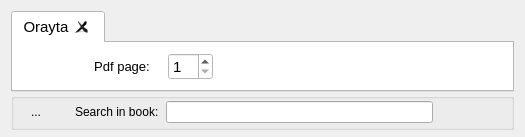
  <widget class="QWidget" name="centralWidget">
   <property name="sizePolicy">
    <sizepolicy hsizetype="Expanding" vsizetype="Expanding">
     <horstretch>1</horstretch>
     <verstretch>1</verstretch>
    </sizepolicy>
   </property>
   <property name="layoutDirection">
    <enum>Qt::LeftToRight</enum>
   </property>
   <layout class="QVBoxLayout" name="verticalLayout_2">
    <property name="bottomMargin">
     <number>7</number>
    </property>
    <item>
     <layout class="QVBoxLayout" name="verticalLayout_12">
      <property name="spacing">
       <number>1</number>
      </property>
      <property name="topMargin">
       <number>0</number>
      </property>
      <item>
       <widget class="QTabWidget" name="viewTab">
        <property name="palette">
         <palette>
          <active>
           <colorrole role="WindowText">
            <brush brushstyle="SolidPattern">
             <color alpha="255">
              <red>0</red>
              <green>0</green>
              <blue>0</blue>
             </color>
            </brush>
           </colorrole>
           <colorrole role="Button">
            <brush brushstyle="SolidPattern">
             <color alpha="255">
              <red>255</red>
              <green>255</green>
              <blue>255</blue>
             </color>
            </brush>
           </colorrole>
           <colorrole role="Light">
            <brush brushstyle="SolidPattern">
             <color alpha="255">
              <red>255</red>
              <green>255</green>
              <blue>255</blue>
             </color>
            </brush>
           </colorrole>
           <colorrole role="Midlight">
            <brush brushstyle="SolidPattern">
             <color alpha="255">
              <red>255</red>
              <green>255</green>
              <blue>255</blue>
             </color>
            </brush>
           </colorrole>
           <colorrole role="Dark">
            <brush brushstyle="SolidPattern">
             <color alpha="255">
              <red>127</red>
              <green>127</green>
              <blue>127</blue>
             </color>
            </brush>
           </colorrole>
           <colorrole role="Mid">
            <brush brushstyle="SolidPattern">
             <color alpha="255">
              <red>170</red>
              <green>170</green>
              <blue>170</blue>
             </color>
            </brush>
           </colorrole>
           <colorrole role="Text">
            <brush brushstyle="SolidPattern">
             <color alpha="255">
              <red>0</red>
              <green>0</green>
              <blue>0</blue>
             </color>
            </brush>
           </colorrole>
           <colorrole role="BrightText">
            <brush brushstyle="SolidPattern">
             <color alpha="255">
              <red>255</red>
              <green>255</green>
              <blue>255</blue>
             </color>
            </brush>
           </colorrole>
           <colorrole role="ButtonText">
            <brush brushstyle="SolidPattern">
             <color alpha="255">
              <red>0</red>
              <green>0</green>
              <blue>0</blue>
             </color>
            </brush>
           </colorrole>
           <colorrole role="Base">
            <brush brushstyle="SolidPattern">
             <color alpha="255">
              <red>255</red>
              <green>255</green>
              <blue>255</blue>
             </color>
            </brush>
           </colorrole>
           <colorrole role="Window">
            <brush brushstyle="SolidPattern">
             <color alpha="255">
              <red>255</red>
              <green>255</green>
              <blue>255</blue>
             </color>
            </brush>
           </colorrole>
           <colorrole role="Shadow">
            <brush brushstyle="SolidPattern">
             <color alpha="255">
              <red>0</red>
              <green>0</green>
              <blue>0</blue>
             </color>
            </brush>
           </colorrole>
           <colorrole role="AlternateBase">
            <brush brushstyle="SolidPattern">
             <color alpha="255">
              <red>255</red>
              <green>255</green>
              <blue>255</blue>
             </color>
            </brush>
           </colorrole>
           <colorrole role="ToolTipBase">
            <brush brushstyle="SolidPattern">
             <color alpha="255">
              <red>255</red>
              <green>255</green>
              <blue>220</blue>
             </color>
            </brush>
           </colorrole>
           <colorrole role="ToolTipText">
            <brush brushstyle="SolidPattern">
             <color alpha="255">
              <red>0</red>
              <green>0</green>
              <blue>0</blue>
             </color>
            </brush>
           </colorrole>
          </active>
          <inactive>
           <colorrole role="WindowText">
            <brush brushstyle="SolidPattern">
             <color alpha="255">
              <red>0</red>
              <green>0</green>
              <blue>0</blue>
             </color>
            </brush>
           </colorrole>
           <colorrole role="Button">
            <brush brushstyle="SolidPattern">
             <color alpha="255">
              <red>255</red>
              <green>255</green>
              <blue>255</blue>
             </color>
            </brush>
           </colorrole>
           <colorrole role="Light">
            <brush brushstyle="SolidPattern">
             <color alpha="255">
              <red>255</red>
              <green>255</green>
              <blue>255</blue>
             </color>
            </brush>
           </colorrole>
           <colorrole role="Midlight">
            <brush brushstyle="SolidPattern">
             <color alpha="255">
              <red>255</red>
              <green>255</green>
              <blue>255</blue>
             </color>
            </brush>
           </colorrole>
           <colorrole role="Dark">
            <brush brushstyle="SolidPattern">
             <color alpha="255">
              <red>127</red>
              <green>127</green>
              <blue>127</blue>
             </color>
            </brush>
           </colorrole>
           <colorrole role="Mid">
            <brush brushstyle="SolidPattern">
             <color alpha="255">
              <red>170</red>
              <green>170</green>
              <blue>170</blue>
             </color>
            </brush>
           </colorrole>
           <colorrole role="Text">
            <brush brushstyle="SolidPattern">
             <color alpha="255">
              <red>0</red>
              <green>0</green>
              <blue>0</blue>
             </color>
            </brush>
           </colorrole>
           <colorrole role="BrightText">
            <brush brushstyle="SolidPattern">
             <color alpha="255">
              <red>255</red>
              <green>255</green>
              <blue>255</blue>
             </color>
            </brush>
           </colorrole>
           <colorrole role="ButtonText">
            <brush brushstyle="SolidPattern">
             <color alpha="255">
              <red>0</red>
              <green>0</green>
              <blue>0</blue>
             </color>
            </brush>
           </colorrole>
           <colorrole role="Base">
            <brush brushstyle="SolidPattern">
             <color alpha="255">
              <red>255</red>
              <green>255</green>
              <blue>255</blue>
             </color>
            </brush>
           </colorrole>
           <colorrole role="Window">
            <brush brushstyle="SolidPattern">
             <color alpha="255">
              <red>255</red>
              <green>255</green>
              <blue>255</blue>
             </color>
            </brush>
           </colorrole>
           <colorrole role="Shadow">
            <brush brushstyle="SolidPattern">
             <color alpha="255">
              <red>0</red>
              <green>0</green>
              <blue>0</blue>
             </color>
            </brush>
           </colorrole>
           <colorrole role="AlternateBase">
            <brush brushstyle="SolidPattern">
             <color alpha="255">
              <red>255</red>
              <green>255</green>
              <blue>255</blue>
             </color>
            </brush>
           </colorrole>
           <colorrole role="ToolTipBase">
            <brush brushstyle="SolidPattern">
             <color alpha="255">
              <red>255</red>
              <green>255</green>
              <blue>220</blue>
             </color>
            </brush>
           </colorrole>
           <colorrole role="ToolTipText">
            <brush brushstyle="SolidPattern">
             <color alpha="255">
              <red>0</red>
              <green>0</green>
              <blue>0</blue>
             </color>
            </brush>
           </colorrole>
          </inactive>
          <disabled>
           <colorrole role="WindowText">
            <brush brushstyle="SolidPattern">
             <color alpha="255">
              <red>127</red>
              <green>127</green>
              <blue>127</blue>
             </color>
            </brush>
           </colorrole>
           <colorrole role="Button">
            <brush brushstyle="SolidPattern">
             <color alpha="255">
              <red>255</red>
              <green>255</green>
              <blue>255</blue>
             </color>
            </brush>
           </colorrole>
           <colorrole role="Light">
            <brush brushstyle="SolidPattern">
             <color alpha="255">
              <red>255</red>
              <green>255</green>
              <blue>255</blue>
             </color>
            </brush>
           </colorrole>
           <colorrole role="Midlight">
            <brush brushstyle="SolidPattern">
             <color alpha="255">
              <red>255</red>
              <green>255</green>
              <blue>255</blue>
             </color>
            </brush>
           </colorrole>
           <colorrole role="Dark">
            <brush brushstyle="SolidPattern">
             <color alpha="255">
              <red>127</red>
              <green>127</green>
              <blue>127</blue>
             </color>
            </brush>
           </colorrole>
           <colorrole role="Mid">
            <brush brushstyle="SolidPattern">
             <color alpha="255">
              <red>170</red>
              <green>170</green>
              <blue>170</blue>
             </color>
            </brush>
           </colorrole>
           <colorrole role="Text">
            <brush brushstyle="SolidPattern">
             <color alpha="255">
              <red>127</red>
              <green>127</green>
              <blue>127</blue>
             </color>
            </brush>
           </colorrole>
           <colorrole role="BrightText">
            <brush brushstyle="SolidPattern">
             <color alpha="255">
              <red>255</red>
              <green>255</green>
              <blue>255</blue>
             </color>
            </brush>
           </colorrole>
           <colorrole role="ButtonText">
            <brush brushstyle="SolidPattern">
             <color alpha="255">
              <red>127</red>
              <green>127</green>
              <blue>127</blue>
             </color>
            </brush>
           </colorrole>
           <colorrole role="Base">
            <brush brushstyle="SolidPattern">
             <color alpha="255">
              <red>255</red>
              <green>255</green>
              <blue>255</blue>
             </color>
            </brush>
           </colorrole>
           <colorrole role="Window">
            <brush brushstyle="SolidPattern">
             <color alpha="255">
              <red>255</red>
              <green>255</green>
              <blue>255</blue>
             </color>
            </brush>
           </colorrole>
           <colorrole role="Shadow">
            <brush brushstyle="SolidPattern">
             <color alpha="255">
              <red>0</red>
              <green>0</green>
              <blue>0</blue>
             </color>
            </brush>
           </colorrole>
           <colorrole role="AlternateBase">
            <brush brushstyle="SolidPattern">
             <color alpha="255">
              <red>255</red>
              <green>255</green>
              <blue>255</blue>
             </color>
            </brush>
           </colorrole>
           <colorrole role="ToolTipBase">
            <brush brushstyle="SolidPattern">
             <color alpha="255">
              <red>255</red>
              <green>255</green>
              <blue>220</blue>
             </color>
            </brush>
           </colorrole>
           <colorrole role="ToolTipText">
            <brush brushstyle="SolidPattern">
             <color alpha="255">
              <red>0</red>
              <green>0</green>
              <blue>0</blue>
             </color>
            </brush>
           </colorrole>
          </disabled>
         </palette>
        </property>
        <property name="font">
         <font>
          <pointsize>11</pointsize>
         </font>
        </property>
        <property name="layoutDirection">
         <enum>Qt::LeftToRight</enum>
        </property>
        <property name="currentIndex">
         <number>0</number>
        </property>
        <property name="iconSize">
         <size>
          <width>18</width>
          <height>18</height>
         </size>
        </property>
        <property name="tabsClosable">
         <bool>true</bool>
        </property>
        <property name="movable">
         <bool>true</bool>
        </property>
        <widget class="QWidget" name="tab1">
         <attribute name="title">
          <string>Orayta</string>
         </attribute>
         <layout class="QHBoxLayout" name="horizontalLayout_6">
          <item>
           <widget class="QPushButton" name="spaceButton">
            <property name="text">
             <string/>
            </property>
            <property name="flat">
             <bool>true</bool>
            </property>
           </widget>
          </item>
          <item>
           <widget class="QDialogButtonBox" name="btnBox">
            <property name="standardButtons">
             <set>QDialogButtonBox::NoButton</set>
            </property>
           </widget>
          </item>
          <item>
           <widget class="QPushButton" name="PDFpageLBL">
            <property name="enabled">
             <bool>false</bool>
            </property>
            <property name="sizePolicy">
             <sizepolicy hsizetype="Maximum" vsizetype="Fixed">
              <horstretch>0</horstretch>
              <verstretch>0</verstretch>
             </sizepolicy>
            </property>
            <property name="palette">
             <palette>
              <active>
               <colorrole role="WindowText">
                <brush brushstyle="SolidPattern">
                 <color alpha="255">
                  <red>0</red>
                  <green>0</green>
                  <blue>0</blue>
                 </color>
                </brush>
               </colorrole>
               <colorrole role="Dark">
                <brush brushstyle="SolidPattern">
                 <color alpha="255">
                  <red>0</red>
                  <green>0</green>
                  <blue>0</blue>
                 </color>
                </brush>
               </colorrole>
               <colorrole role="Text">
                <brush brushstyle="SolidPattern">
                 <color alpha="255">
                  <red>0</red>
                  <green>0</green>
                  <blue>0</blue>
                 </color>
                </brush>
               </colorrole>
               <colorrole role="ButtonText">
                <brush brushstyle="SolidPattern">
                 <color alpha="255">
                  <red>0</red>
                  <green>0</green>
                  <blue>0</blue>
                 </color>
                </brush>
               </colorrole>
              </active>
              <inactive>
               <colorrole role="WindowText">
                <brush brushstyle="SolidPattern">
                 <color alpha="255">
                  <red>0</red>
                  <green>0</green>
                  <blue>0</blue>
                 </color>
                </brush>
               </colorrole>
               <colorrole role="Dark">
                <brush brushstyle="SolidPattern">
                 <color alpha="255">
                  <red>0</red>
                  <green>0</green>
                  <blue>0</blue>
                 </color>
                </brush>
               </colorrole>
               <colorrole role="Text">
                <brush brushstyle="SolidPattern">
                 <color alpha="255">
                  <red>0</red>
                  <green>0</green>
                  <blue>0</blue>
                 </color>
                </brush>
               </colorrole>
               <colorrole role="ButtonText">
                <brush brushstyle="SolidPattern">
                 <color alpha="255">
                  <red>0</red>
                  <green>0</green>
                  <blue>0</blue>
                 </color>
                </brush>
               </colorrole>
              </inactive>
              <disabled>
               <colorrole role="WindowText">
                <brush brushstyle="SolidPattern">
                 <color alpha="255">
                  <red>0</red>
                  <green>0</green>
                  <blue>0</blue>
                 </color>
                </brush>
               </colorrole>
               <colorrole role="Dark">
                <brush brushstyle="SolidPattern">
                 <color alpha="255">
                  <red>0</red>
                  <green>0</green>
                  <blue>0</blue>
                 </color>
                </brush>
               </colorrole>
               <colorrole role="Text">
                <brush brushstyle="SolidPattern">
                 <color alpha="255">
                  <red>0</red>
                  <green>0</green>
                  <blue>0</blue>
                 </color>
                </brush>
               </colorrole>
               <colorrole role="ButtonText">
                <brush brushstyle="SolidPattern">
                 <color alpha="255">
                  <red>0</red>
                  <green>0</green>
                  <blue>0</blue>
                 </color>
                </brush>
               </colorrole>
              </disabled>
             </palette>
            </property>
            <property name="font">
             <font>
              <pointsize>10</pointsize>
              <weight>50</weight>
              <bold>false</bold>
             </font>
            </property>
            <property name="toolTip">
             <string>Open new tab</string>
            </property>
            <property name="text">
             <string>Pdf page:</string>
            </property>
            <property name="iconSize">
             <size>
              <width>18</width>
              <height>18</height>
             </size>
            </property>
            <property name="checkable">
             <bool>false</bool>
            </property>
            <property name="default">
             <bool>false</bool>
            </property>
            <property name="flat">
             <bool>true</bool>
            </property>
           </widget>
          </item>
          <item>
           <widget class="QSpinBox" name="pdfPageSpin">
            <property name="minimum">
             <number>1</number>
            </property>
           </widget>
          </item>
          <item>
           <widget class="QPushButton" name="spaceButton_4">
            <property name="text">
             <string/>
            </property>
            <property name="flat">
             <bool>true</bool>
            </property>
           </widget>
          </item>
          <item>
           <widget class="QPushButton" name="spaceButton_3">
            <property name="text">
             <string/>
            </property>
            <property name="flat">
             <bool>true</bool>
            </property>
           </widget>
          </item>
          <item>
           <widget class="QPushButton" name="newTabButton">
            <property name="toolTip">
             <string>Open new tab</string>
            </property>
            <property name="text">
             <string/>
            </property>
            <property name="icon">
             <iconset resource="Orayta.qrc">
              <normaloff>:/Icons/tab-new.png</normaloff>:/Icons/tab-new.png</iconset>
            </property>
            <property name="iconSize">
             <size>
              <width>18</width>
              <height>18</height>
             </size>
            </property>
            <property name="flat">
             <bool>true</bool>
            </property>
           </widget>
          </item>
          <item>
           <widget class="QToolButton" name="topButton">
            <property name="toolTip">
             <string>Jump to top</string>
            </property>
            <property name="text">
             <string/>
            </property>
            <property name="icon">
             <iconset resource="Orayta.qrc">
              <normaloff>:/Icons/arrow-up.png</normaloff>:/Icons/arrow-up.png</iconset>
            </property>
            <property name="iconSize">
             <size>
              <width>18</width>
              <height>18</height>
             </size>
            </property>
            <property name="checkable">
             <bool>false</bool>
            </property>
            <property name="toolButtonStyle">
             <enum>Qt::ToolButtonIconOnly</enum>
            </property>
            <property name="autoRaise">
             <bool>true</bool>
            </property>
           </widget>
          </item>
          <item>
           <widget class="QToolButton" name="zoomoutButton">
            <property name="toolTip">
             <string>Zoom out</string>
            </property>
            <property name="text">
             <string/>
            </property>
            <property name="icon">
             <iconset resource="Orayta.qrc">
              <normaloff>:/Icons/zoom-out.png</normaloff>:/Icons/zoom-out.png</iconset>
            </property>
            <property name="iconSize">
             <size>
              <width>18</width>
              <height>18</height>
             </size>
            </property>
            <property name="checkable">
             <bool>false</bool>
            </property>
            <property name="toolButtonStyle">
             <enum>Qt::ToolButtonIconOnly</enum>
            </property>
            <property name="autoRaise">
             <bool>true</bool>
            </property>
           </widget>
          </item>
          <item>
           <widget class="QToolButton" name="zoominButton">
            <property name="toolTip">
             <string>Zoom in</string>
            </property>
            <property name="text">
             <string/>
            </property>
            <property name="icon">
             <iconset resource="Orayta.qrc">
              <normaloff>:/Icons/zoom-in.png</normaloff>:/Icons/zoom-in.png</iconset>
            </property>
            <property name="iconSize">
             <size>
              <width>18</width>
              <height>18</height>
             </size>
            </property>
            <property name="checkable">
             <bool>false</bool>
            </property>
            <property name="toolButtonStyle">
             <enum>Qt::ToolButtonIconOnly</enum>
            </property>
            <property name="autoRaise">
             <bool>true</bool>
            </property>
           </widget>
          </item>
          <item>
           <widget class="QToolButton" name="showSearchBarButton">
            <property name="toolTip">
             <string>Search in current books</string>
            </property>
            <property name="text">
             <string/>
            </property>
            <property name="icon">
             <iconset resource="Orayta.qrc">
              <normaloff>:/Icons/edit-find.png</normaloff>:/Icons/edit-find.png</iconset>
            </property>
            <property name="iconSize">
             <size>
              <width>18</width>
              <height>18</height>
             </size>
            </property>
            <property name="checkable">
             <bool>true</bool>
            </property>
            <property name="checked">
             <bool>false</bool>
            </property>
            <property name="toolButtonStyle">
             <enum>Qt::ToolButtonIconOnly</enum>
            </property>
            <property name="autoRaise">
             <bool>true</bool>
            </property>
           </widget>
          </item>
         </layout>
        </widget>
       </widget>
      </item>
      <item>
       <widget class="QGroupBox" name="searchGroupBX">
        <property name="enabled">
         <bool>true</bool>
        </property>
        <property name="layoutDirection">
         <enum>Qt::LeftToRight</enum>
        </property>
        <layout class="QHBoxLayout" name="horizontalLayout_3">
         <property name="spacing">
          <number>7</number>
         </property>
         <property name="leftMargin">
          <number>10</number>
         </property>
         <property name="topMargin">
          <number>0</number>
         </property>
         <property name="rightMargin">
          <number>10</number>
         </property>
         <property name="bottomMargin">
          <number>2</number>
         </property>
         <item>
          <widget class="QToolButton" name="hideSearchButton">
           <property name="styleSheet">
            <string notr="true"/>
           </property>
           <property name="text">
            <string>...</string>
           </property>
           <property name="icon">
            <iconset resource="Orayta.qrc">
             <normaloff>:/Icons/edit-delete.png</normaloff>:/Icons/edit-delete.png</iconset>
           </property>
           <property name="autoRaise">
            <bool>true</bool>
           </property>
          </widget>
         </item>
         <item>
          <spacer name="horizontalSpacer">
           <property name="orientation">
            <enum>Qt::Horizontal</enum>
           </property>
           <property name="sizeType">
            <enum>QSizePolicy::Maximum</enum>
           </property>
           <property name="sizeHint" stdset="0">
            <size>
             <width>20</width>
             <height>20</height>
            </size>
           </property>
          </spacer>
         </item>
         <item>
          <widget class="QLabel" name="label">
           <property name="text">
            <string>Search in book:</string>
           </property>
          </widget>
         </item>
         <item>
          <widget class="QLineEdit" name="lineEdit">
           <property name="layoutDirection">
            <enum>Qt::LeftToRight</enum>
           </property>
          </widget>
         </item>
         <item>
          <widget class="QToolButton" name="searchBackwords">
           <property name="toolTip">
            <string>Search backwards in book</string>
           </property>
           <property name="text">
            <string/>
           </property>
           <property name="icon">
            <iconset resource="Orayta.qrc">
             <normaloff>:/Icons/search-left.png</normaloff>:/Icons/search-left.png</iconset>
           </property>
           <property name="iconSize">
            <size>
             <width>19</width>
             <height>19</height>
            </size>
           </property>
           <property name="checkable">
            <bool>false</bool>
           </property>
           <property name="toolButtonStyle">
            <enum>Qt::ToolButtonIconOnly</enum>
           </property>
           <property name="autoRaise">
            <bool>true</bool>
           </property>
          </widget>
         </item>
         <item>
          <widget class="QToolButton" name="searchForward">
           <property name="toolTip">
            <string>Search forward in book</string>
           </property>
           <property name="text">
            <string/>
           </property>
           <property name="icon">
            <iconset resource="Orayta.qrc">
             <normaloff>:/Icons/search-right.png</normaloff>:/Icons/search-right.png</iconset>
           </property>
           <property name="iconSize">
            <size>
             <width>19</width>
             <height>19</height>
            </size>
           </property>
           <property name="checkable">
            <bool>false</bool>
           </property>
           <property name="toolButtonStyle">
            <enum>Qt::ToolButtonIconOnly</enum>
           </property>
           <property name="autoRaise">
            <bool>true</bool>
           </property>
          </widget>
         </item>
        </layout>
       </widget>
      </item>
     </layout>
    </item>
   </layout>
  </widget>
